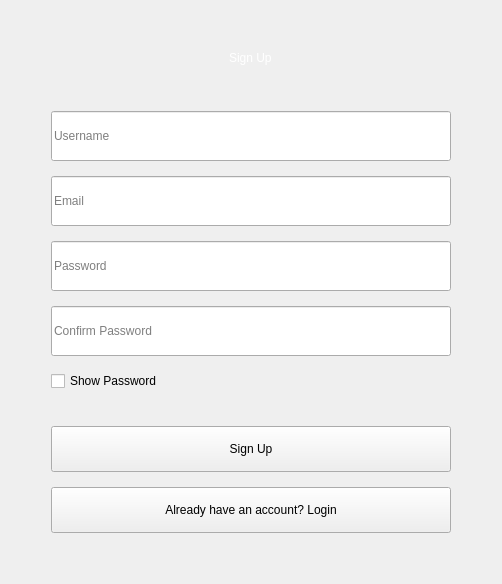
      <widget class="QWidget" name="signup">
       <layout class="QHBoxLayout" name="horizontalLayout_signup">
        <item>
         <layout class="QGridLayout" name="gridLayout_signup">
          <item row="0" column="1">
           <spacer name="verticalSpacer_signup_top">
            <property name="orientation">
             <enum>Qt::Orientation::Vertical</enum>
            </property>
            <property name="sizeHint" stdset="0">
             <size>
              <width>20</width>
              <height>40</height>
             </size>
            </property>
           </spacer>
          </item>
          <item row="1" column="1" alignment="Qt::AlignmentFlag::AlignHCenter">
           <widget class="QLabel" name="label_signup">
            <property name="styleSheet">
             <string notr="true">color: rgb(255, 255, 255);
font: 900 36pt &quot;Segoe UI Black&quot;;</string>
            </property>
            <property name="text">
             <string>Sign Up</string>
            </property>
           </widget>
          </item>
          <item row="2" column="1">
           <spacer name="verticalSpacer_signup_1">
            <property name="orientation">
             <enum>Qt::Orientation::Vertical</enum>
            </property>
            <property name="sizeType">
             <enum>QSizePolicy::Policy::Maximum</enum>
            </property>
            <property name="sizeHint" stdset="0">
             <size>
              <width>20</width>
              <height>40</height>
             </size>
            </property>
           </spacer>
          </item>
          <item row="3" column="1">
           <layout class="QVBoxLayout" name="verticalLayout_signup">
            <property name="spacing">
             <number>15</number>
            </property>
            <item>
             <widget class="QLineEdit" name="lineEdit_signup_username">
              <property name="minimumSize">
               <size>
                <width>400</width>
                <height>50</height>
               </size>
              </property>
              <property name="placeholderText">
               <string>Username</string>
              </property>
             </widget>
            </item>
            <item>
             <widget class="QLineEdit" name="lineEdit_signup_email">
              <property name="minimumSize">
               <size>
                <width>400</width>
                <height>50</height>
               </size>
              </property>
              <property name="placeholderText">
               <string>Email</string>
              </property>
             </widget>
            </item>
            <item>
             <widget class="QLineEdit" name="lineEdit_signup_password">
              <property name="minimumSize">
               <size>
                <width>400</width>
                <height>50</height>
               </size>
              </property>
              <property name="echoMode">
               <enum>QLineEdit::EchoMode::Password</enum>
              </property>
              <property name="placeholderText">
               <string>Password</string>
              </property>
             </widget>
            </item>
            <item>
             <widget class="QLineEdit" name="lineEdit_signup_confirm_password">
              <property name="minimumSize">
               <size>
                <width>400</width>
                <height>50</height>
               </size>
              </property>
              <property name="echoMode">
               <enum>QLineEdit::EchoMode::Password</enum>
              </property>
              <property name="placeholderText">
               <string>Confirm Password</string>
              </property>
             </widget>
            </item>
            <item>
             <widget class="QCheckBox" name="checkBox_signup_show_password">
              <property name="text">
               <string>Show Password</string>
              </property>
             </widget>
            </item>
            <item>
             <spacer name="verticalSpacer_signup_2">
              <property name="orientation">
               <enum>Qt::Orientation::Vertical</enum>
              </property>
              <property name="sizeType">
               <enum>QSizePolicy::Policy::Maximum</enum>
              </property>
              <property name="sizeHint" stdset="0">
               <size>
                <width>20</width>
                <height>20</height>
               </size>
              </property>
             </spacer>
            </item>
            <item>
             <widget class="QPushButton" name="pushButton_signup">
              <property name="minimumSize">
               <size>
                <width>128</width>
                <height>46</height>
               </size>
              </property>
              <property name="text">
               <string>Sign Up</string>
              </property>
             </widget>
            </item>
            <item>
             <widget class="QPushButton" name="pushButton_goto_login">
              <property name="minimumSize">
               <size>
                <width>128</width>
                <height>46</height>
               </size>
              </property>
              <property name="text">
               <string>Already have an account? Login</string>
              </property>
             </widget>
            </item>
           </layout>
          </item>
          <item row="3" column="0">
           <spacer name="horizontalSpacer_signup_left">
            <property name="orientation">
             <enum>Qt::Orientation::Horizontal</enum>
            </property>
            <property name="sizeHint" stdset="0">
             <size>
              <width>40</width>
              <height>20</height>
             </size>
            </property>
           </spacer>
          </item>
          <item row="3" column="2">
           <spacer name="horizontalSpacer_signup_right">
            <property name="orientation">
             <enum>Qt::Orientation::Horizontal</enum>
            </property>
            <property name="sizeHint" stdset="0">
             <size>
              <width>40</width>
              <height>20</height>
             </size>
            </property>
           </spacer>
          </item>
          <item row="4" column="1">
           <spacer name="verticalSpacer_signup_bottom">
            <property name="orientation">
             <enum>Qt::Orientation::Vertical</enum>
            </property>
            <property name="sizeHint" stdset="0">
             <size>
              <width>20</width>
              <height>40</height>
             </size>
            </property>
           </spacer>
          </item>
         </layout>
        </item>
       </layout>
      </widget>
